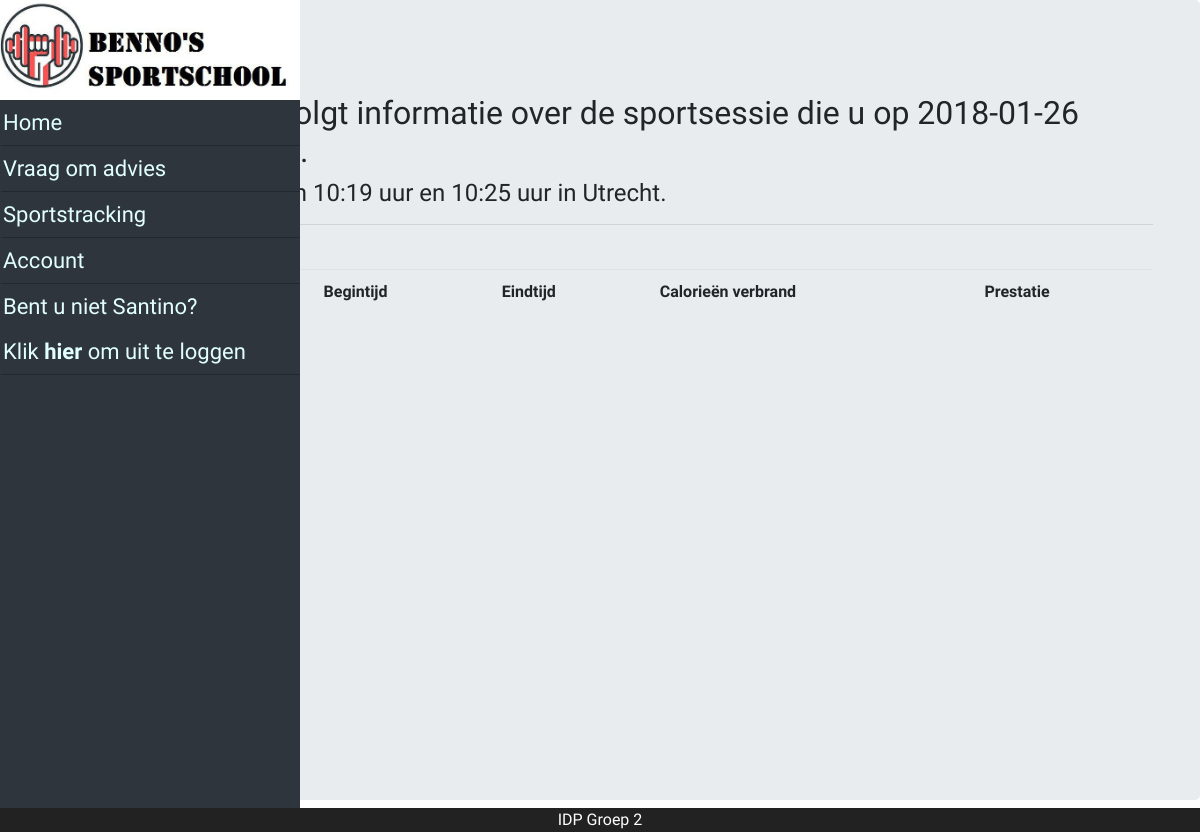
Page /index?page=session&_id=3 (signed in) on the earlier database version.
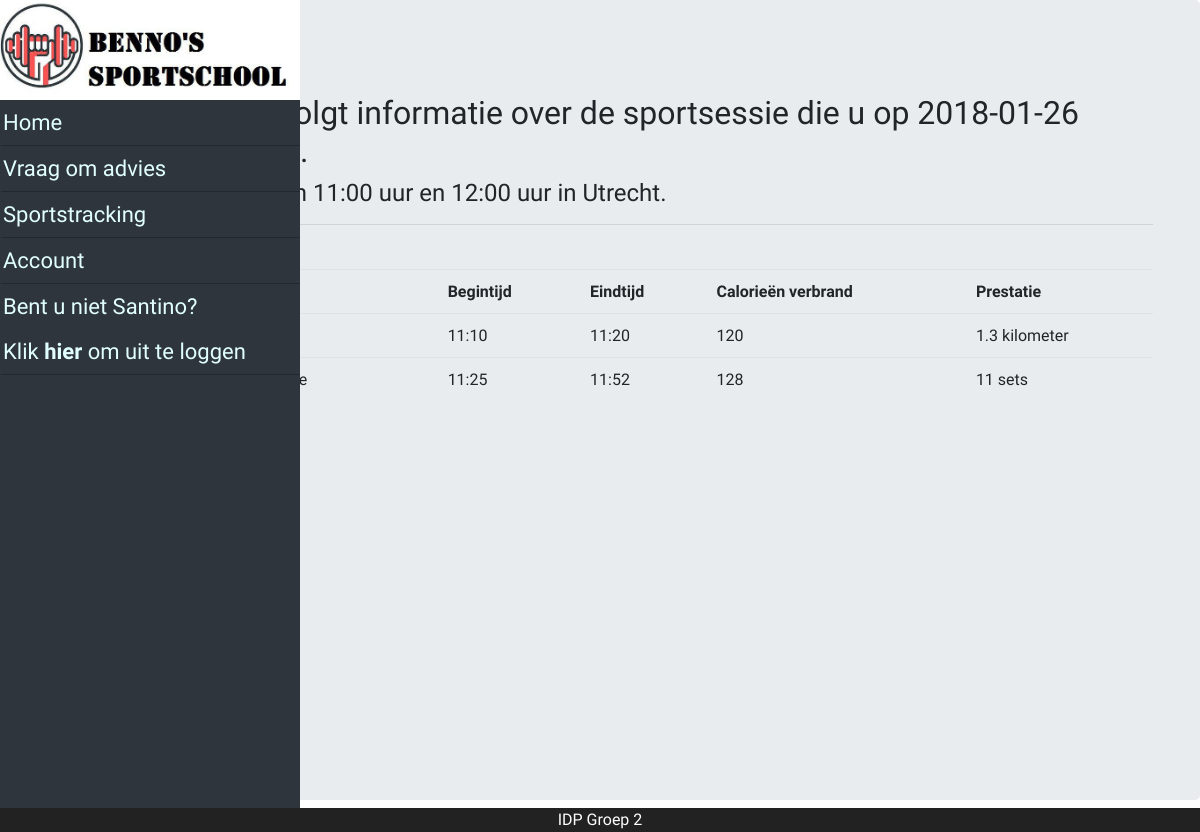
Same page on the later database version.
### tables this page shows
CREATE TABLE `user` (
  `id` int(11) NOT NULL,
  `username` varchar(45) NOT NULL,
  `password` varchar(100) NOT NULL,
  `salt` varchar(45) NOT NULL,
  `name` varchar(45) NOT NULL,
  `insertion` varchar(45) NOT NULL,
  `lastname` varchar(45) NOT NULL,
  `birthday` date NOT NULL,
  `email` varchar(100) NOT NULL,
  `phone` varchar(10) NOT NULL,
  `street` varchar(45) NOT NULL,
  `house_number` varchar(5) NOT NULL,
  `postal_code` varchar(6) NOT NULL,
  `role` varchar(20) NOT NULL,
  `iban` varchar(18) NOT NULL,
  `subscription` int(11) DEFAULT NULL,
  `card` int(11) DEFAULT NULL
);

CREATE TABLE `sport_session` (
  `id` int(11) NOT NULL,
  `session_start` datetime NOT NULL,
  `session_end` datetime NOT NULL,
  `user` int(11) NOT NULL,
  `location` int(11) NOT NULL
);

CREATE TABLE `location` (
  `id` int(11) NOT NULL,
  `name` varchar(45) NOT NULL,
  `street` varchar(45) NOT NULL,
  `postal_code` varchar(45) NOT NULL,
  `house_number` int(5) NOT NULL
);

CREATE TABLE `device_session` (
  `id` int(11) NOT NULL,
  `sports_device` int(11) NOT NULL,
  `sport_session` int(11) NOT NULL,
  `session_start` time NOT NULL,
  `session_end` time NOT NULL,
  `meter_distance` int(11) DEFAULT NULL,
  `sets` float DEFAULT NULL,
  `floors` float DEFAULT NULL
);

CREATE TABLE `sports_device` (
  `id` int(11) NOT NULL,
  `name` varchar(45) NOT NULL,
  `session_max_minutes` int(11) NOT NULL,
  `calories_per_minute` float NOT NULL,
  `description` varchar(255) NOT NULL
);

### class/DB.php (called while the page is built, shortened)
<?php
final class DB {
    private static $instance = null;
    public static function getInstance() {
        if(self::$instance == null){
            self::$instance = new DB();
        }
        return self::$instance;
    }
    public static function getBy($class, $field, $value) {
        try {
            try {
                $c = self::getInstance()->c;
                $qry = "SELECT * FROM `" . strtolower($class) . "` WHERE ($field = :$field)";
                $stmt = $c->prepare($qry);
                $stmt->execute(array("$field" => $value));
                $result = $stmt->fetchAll(PDO::FETCH_CLASS, $class);
                return $result;
            } catch (PDOException $e) {
                throw new FrameworkException("Could not execute query. Check your $class model and table");
            }
        } catch (FrameworkException $e) {
            echo $e->errorMessage();
            die();
        }
    }
}

### model/Model.php (called while the page is built, shortened)
<?php
abstract class Model {
    public static function findById($id)
    {
        try {
            $objs = self::findBy("id", $id);
            return $objs[0];
        } catch (FrameworkException $e) {
            echo $e->errorMessage();
            die();
        }
    }
    public static function findBy($field, $value)
    {
        return DB::getBy(get_called_class(), $field, $value);
    }
    protected function belongsTo($type, $field = "")
    {
        try {
            if ($field == "") {
                $field = strtolower($type);
            }
            return $type::findById(get_object_vars($this)[$field]);
        } catch (FrameworkException $e) {
            echo $e->errorMessage();
            die();
        }
    }
}

### class/App.php (called while the page is built, shortened)
<?php
class App
{
    public static $user;
    public static function getUser(){
        if(!isset(self::$user)){
            self::$user = User::findById($_SESSION['id']);
        }
        return self::$user;
    }
}

### model/User.php (called while the page is built, shortened)
<?php
class User extends Model {
    protected $username;
    public function getUsername()
    {
        return $this->username;
    }
}

### model/Sport_session.php (called while the page is built, shortened)
<?php
class Sport_session extends Model {
	protected $session_start;
	protected $session_end;
	public function getSession_start()
	{
		return $this->session_start;
	}
	public function getSession_end()
	{
		return $this->session_end;
	}
    public function getLocation()
	{
        return $this->belongsTo('Location');
    }
}
?>

### model/Location.php (called while the page is built, shortened)
<?php
class Location extends Model {
	protected $name;
    public function getName()
	{
    	return $this->name;
    }
}
?>

### model/Device_session.php (called while the page is built, shortened)
<?php
class Device_session extends Model {
	protected $session_start;
	protected $session_end;
	protected $meter_distance;
	protected $sets;
	protected $floors;
	public function getSession_start()
	{
		return $this->session_start;
	}
	public function getSession_end()
	{
		return $this->session_end;
	}
	public function getMeter_distance()
	{
		return $this->meter_distance;
	}
	public function getSets()
	{
		return $this->sets;
	}
	public function getFloors()
	{
		return $this->floors;
	}
	public function getSports_devices()
	{
        return $this->belongsTo('Sports_device');
    }
}
?>

### model/Sports_device.php (called while the page is built, shortened)
<?php
class Sports_device extends Model {
	protected $calories_per_minute;
	public function getCalories_per_minute()
	{
		return $this->calories_per_minute;
	}
}
?>

### pages/session.php (the view)
<?php
$id = $_GET['_id'];
$devices = Device_session::findBy('sport_session', $id);
$session = Sport_session::findById($id); ?>
<div class="jumbotron page_layout">
    <div class="container">
        <?php
        echo '<h2>Hieronder volgt informatie over de sportsessie die u op '.substr($session->getSession_start(), 0, 10).' heeft gehad.</h2>';
        echo '<h4>U sportte tussen '.substr($session->getSession_start(), 11, 5).' uur en '.
             substr($session->getSession_end(), 11, 5).' uur in '.$session->getLocation()->getName().'.<hr><br>';
        ?>
        <table class="table">
            <tr>
                <th>Apparaat</th>
                <th>Begintijd</th>
                <th>Eindtijd</th>
                <th>Calorieën verbrand</th>
                <th>Prestatie</th>
            </tr>
            <?php
            foreach($devices as $device){
                $start = strtotime($device->getSession_start());
                $end = strtotime($device->getSession_end());
                $minutes = round(abs($end - $start) / 60,2);
                $distance = $minutes * $device->getMeter_distance() / 1000;
                $floors = $minutes * $device->getFloors();
                $sets = $minutes * $device->getSets();
                $calories = $minutes * $device->getSports_devices()->getCalories_per_minute();
                echo '<tr><td>'.$device->getSports_devices()->getName().'</td>';
                echo '<td>'.substr($device->getSession_start(), 0, 5).'</td>';
                echo '<td>'.substr($device->getSession_end(), 0, 5).'</td>';
                echo '<td>'.ceil($calories).'</td>';
                if($device->getMeter_distance()) {
                    echo '<td>'.round($distance,2).' kilometer</td></tr>';
                } elseif($device->getFloors()) {
                    echo '<td>'.$floors.' etages</td></tr>';
                } elseif($device->getSets()) {
                    echo '<td>'.ceil($sets).' sets</td></tr>';
                } else {
                    echo '<td>Onbekend</td></tr>';
                }
            } ?>
        </table>
    </div>
</div>

### index.php (shortened to what this page needs)
<?php
include 'core/authentication.php';
echo "<html>";
    echo "<head>";
        include 'core/head.php';
    echo "</head>";
    echo "<body>";
        include 'core/header.php';
        include "pages/" . $page . ".php";
        include 'core/footer.php';
    echo "</body>";
echo "</html>";

### core/head.php (shortened to what this page needs)
<link rel="stylesheet" href="assets/css/main.css"/>
<link rel="stylesheet" href="assets/css/header.css"/>
<link rel="stylesheet" href="assets/css/navbar.css"/>
<link rel="stylesheet" href="assets/css/exception.css"/>
<link rel="stylesheet" href="https://maxcdn.bootstrapcdn.com/bootstrap/4.0.0/css/bootstrap.min.css">
<link rel="stylesheet" href="https://maxcdn.bootstrapcdn.com/font-awesome/4.7.0/css/font-awesome.min.css"/>

### core/header.php (shortened to what this page needs)
<div class="nav-side-menu">
    <div class="brand"><img class="logo" src="assets/img/logo.jpg" alt="sportschool benno"/> </div>
        <div class="menu-list">
            <ul id="menu-content" class="menu-content collapse out">
                <li>
                  <a href="?page=home">Home</a>
                </li>
            </ul>
            <ul id="menu-content" class="menu-content collapse out">
                <?php if($_SESSION['role'] == "guest") { ?>
    			<li>
    				<a href="?page=login">Inloggen</a>
    			</li>
    			<li>
    				<a href="?page=register">Registreren</a>
    			</li>
                <?php } else { ?>
                <?php if($_SESSION['role'] == "user") { ?>
                <li>
    				<a href="?page=send-mail">Vraag om advies</a>
    			</li>
                <li>
    				<a href="?page=sportSessions">Sportstracking</a>
    			</li>
    			<?php } ?>
    			<li>
    				<a href="?page=account">Account</a>
    			</li>
                <?php $user = App::getUser();
                ?>
    			<li>
    				<a href="?page=logout">Bent u niet <?php echo ucfirst($user->getUsername());?>?<br>Klik <b>hier</b> om uit te loggen</a>
    			</li>
                <?php } ?>
            </ul>
     </div>
</div>

### core/footer.php
<footer>
    IDP Groep 2
</footer>

### assets/css/main.css (style rules this page uses)
* { box-sizing: border-box; margin: 0; padding: 0; font-family: Ubuntu; }
body { position: relative; padding: 40px 0px; min-height: 100vh; }
footer { position: fixed; left: 0; bottom: 0; width: 100%; background-color: #222; color: white; text-align: center; }
.logo { width: 100%; height: 100px; }
.container { margin: 30px auto; width: 800px; }
.page_layout { margin-left: 7%; height: 100%; }

### assets/css/navbar.css (style rules this page uses)
.nav-side-menu { overflow: auto; font-family: verdana; font-size: 22px; background-color: #2e353d; position: fixed; top: 0px; width: 300px; height: 100%; color: #e1ffff; }
.nav-side-menu .brand { background-color: #23282e; line-height: 50px; display: block; text-align: center; font-size: 14px; }
.nav-side-menu li { padding-left: 0px; border-left: 3px solid #2e353d; border-bottom: 1px solid #23282e; }
.nav-side-menu li a { text-decoration: none; color: #e1ffff; }
@media (min-width: 767px) { .nav-side-menu .menu-list .menu-content { display: block; } }
body { margin: 0px; padding: 0px; }

Differences in the rows shown:
changed sport_session "Utrecht": session_start "10:19" → "11:00"; session_end "10:25" → "12:00"
added device_session: session_start "11:10", session_end "11:20", ceil($calories) "120", distance "1.3"
added device_session: session_start "11:25", session_end "11:52", ceil($calories) "128", ceil($sets) "11"
